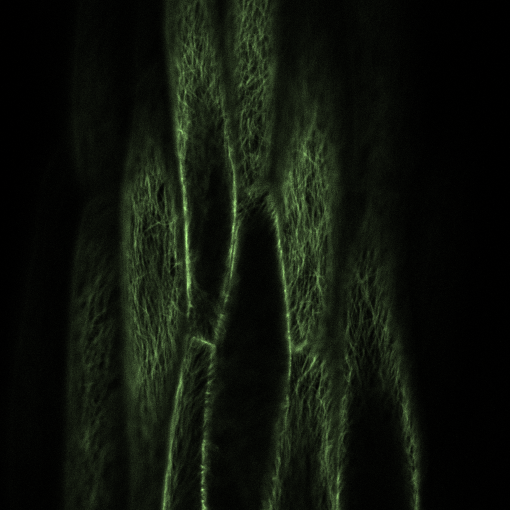
//> input picture in/Image 10.tif, 1020 x 1020 px (shown at 1/2 size)
$ ./main '../in/Image 10.tif'   (built with g++ and OpenCV 4)
//> lines starting //> are read from the running program, lines starting //| are printed output that depends on the picture
#include "opencv2/imgcodecs.hpp"
#include "opencv2/highgui/highgui.hpp"
#include "opencv2/imgproc/imgproc.hpp"

#define _USE_MATH_DEFINES
#include <math.h>
#include <iostream>
#include <Windows.h>
#include <time.h>
#include <fstream>

using namespace cv;
using namespace std;

#define DEG2RAD(x) ((x) * M_PI / 180.0f)
static const Vec3b WHITE(255, 255, 255);
static const Vec3b BLACK(0, 0, 0);
static const Vec3b GREEN(0, 255, 0);
static const Vec3b RED(0, 0, 255);

class LinableImg : public Mat {
	struct Line {
		int white; // while pixels covered by line
		int total; // total pixels covered by line
		bool conflict; // another line already in that place
		Line() : white(0), total(0), conflict(false) {}
	};

	// [60 lines left out: functions _handle, _line, not called in this run]

public:
	LinableImg(const Mat& img) : Mat(img) {
		cvtColor(img, *this, COLOR_GRAY2BGR);
	}

	LinableImg(int width, int height) : Mat(height, width, CV_8UC3, Scalar(0, 0, 0)) {}

	inline void line(int x0, int y0, int x1, int y1, int w, const Vec3b& color) {
		_line(x0, y0, x1, y1, color, w, true);
	}

	// [14 lines left out: functions coverage, count, not called in this run]
};

class IniFile {
	std::string _fileName;
public:
	IniFile(const char* fileName) {
        char curr_dir[MAX_PATH+1];
        GetCurrentDirectoryA(MAX_PATH, &curr_dir[0]);
        _fileName = curr_dir;
        _fileName += "\\";
        _fileName += fileName;
    }

	int getInt(const char* section, const char* name, int defaultVal) {
		return GetPrivateProfileIntA(section, name, defaultVal, _fileName.c_str());
	}

	// [5 lines left out: function getFloat, not called in this run]
};

class AlgoPic {
	int line_length, line_thickness, iterations, angle1, angle2, angle3, angle4;
	float coverage;

	LinableImg bin;
public:
	LinableImg red, green, redGreen;
    int angle_count[360];

	AlgoPic(const Mat& binary) : bin(binary), red(binary.cols, binary.rows),
        green(binary.cols, binary.rows), redGreen(binary.cols, binary.rows) {
            IniFile cfg("params.ini");
            iterations = cfg.getInt("algorithm", "iterations", 10000000);
		    coverage = cfg.getFloat("algorithm", "coverage", "0.7");
		    line_length = cfg.getInt("algorithm", "line_length", 30);
		    line_thickness = cfg.getInt("algorithm", "line_thickness", 1);
            angle1 = cfg.getInt("coloring", "angle1", 315);
            angle2 = cfg.getInt("coloring", "angle2", 45);
            angle3 = cfg.getInt("coloring", "angle3", 135);
            angle4 = cfg.getInt("coloring", "angle4", 225);
            memset(&angle_count[0], 0, 360 * sizeof(int));
    }

	// [25 lines left out: function run, not called in this run]
};

int main(int argc, char** argv) {
	if (argc != 2) {
		std::cout << "Usage: " << argv[0] << " <input file>" << std::endl;
		return 1;
	}

	Mat src, gray, bin, binLines;
	src = imread(argv[1], CV_LOAD_IMAGE_COLOR);
//> src is the input picture: 1020 rows x 1020 cols, CV_8UC3; mean B, G, R 11.7, 20.2, 15.2
	cvtColor(src, gray, COLOR_BGR2GRAY);
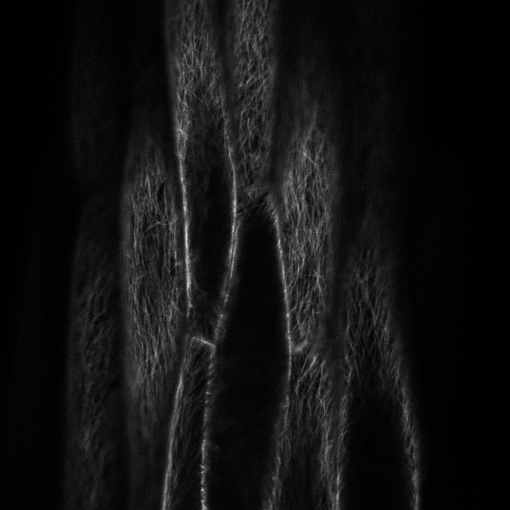
//> gray: 1020 rows x 1020 cols, CV_8UC1 (shown at 1/2 size); min 0, max 223, mean 17.7
	adaptiveThreshold(gray, bin, 255, ADAPTIVE_THRESH_GAUSSIAN_C, THRESH_BINARY, 19, -2);
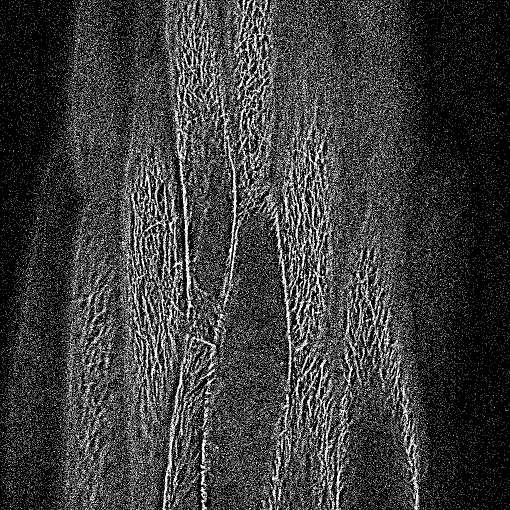
//> bin: 1020 rows x 1020 cols, CV_8UC1 (shown at 1/2 size); 22.6% white in thin lines or dots
	srand(time(NULL));
	AlgoPic algo(bin);
//> (the run ends here: the program needs code that is not available in this run, at `return GetPrivateProfileIntA(section, name, defaultVal, _fileName.c_st..`)

$ run again, on in/Image 24.tif
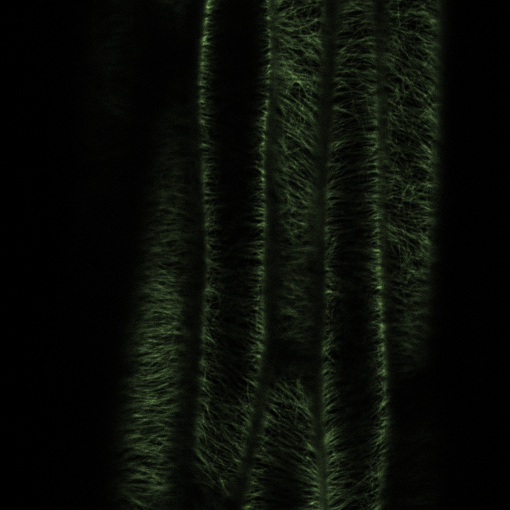
//> input picture in/Image 24.tif, 1020 x 1020 px (shown at 1/2 size)
//> src is the input picture: 1020 rows x 1020 cols, CV_8UC3; mean B, G, R 7.6, 13, 9.8
//> `adaptiveThreshold(gray, bin, 255, ADAPTIVE_THRESH_GAUSSIAN_C, THRESH_B..`:
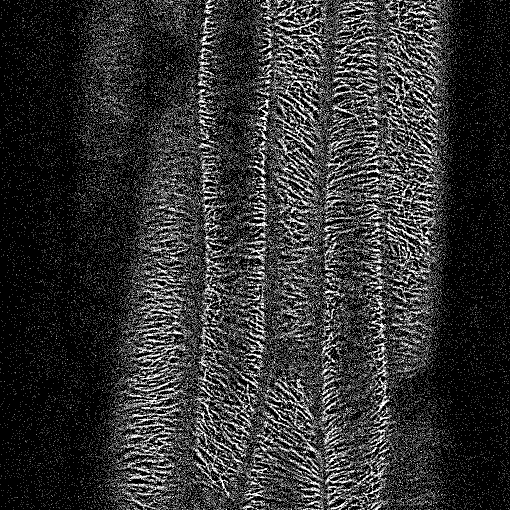
//> bin: 1020 rows x 1020 cols, CV_8UC1 (shown at 1/2 size); 19.6% white in thin lines or dots

$ run again, on in/Image 27.tif
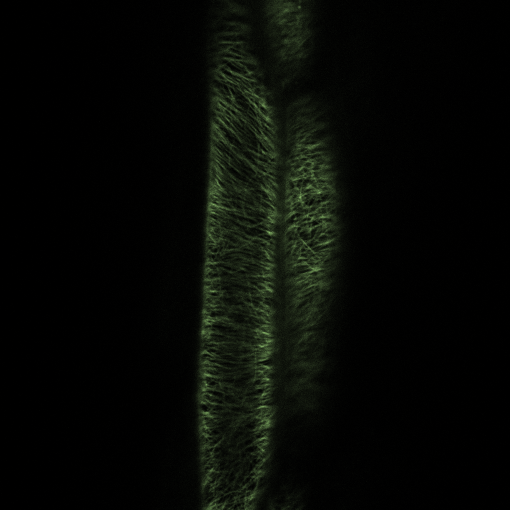
//> input picture in/Image 27.tif, 1020 x 1020 px (shown at 1/2 size)
//> src is the input picture: 1020 rows x 1020 cols, CV_8UC3; mean B, G, R 5.1, 8.8, 6.6
//> `adaptiveThreshold(gray, bin, 255, ADAPTIVE_THRESH_GAUSSIAN_C, THRESH_B..`:
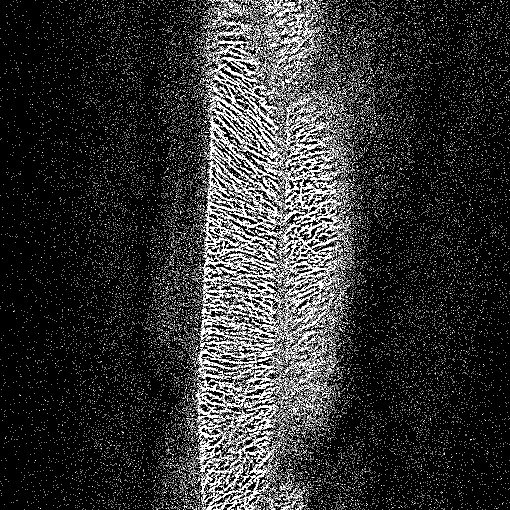
//> bin: 1020 rows x 1020 cols, CV_8UC1 (shown at 1/2 size); 11.5% white in thin lines or dots

$ run again, on in/Image 3.tif
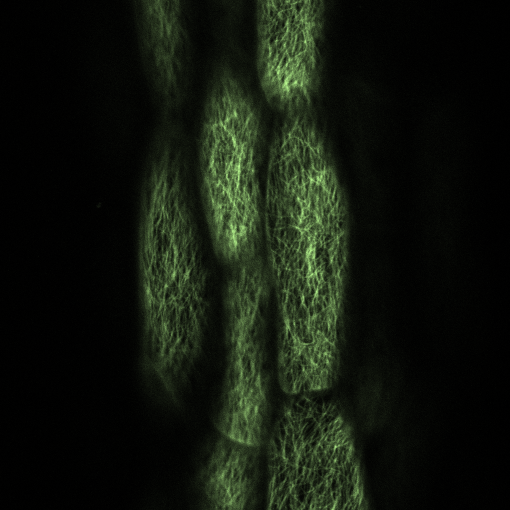
//> input picture in/Image 3.tif, 1020 x 1020 px (shown at 1/2 size)
//> src is the input picture: 1020 rows x 1020 cols, CV_8UC3; mean B, G, R 13.3, 23.1, 17.3
//> `cvtColor(src, gray, COLOR_BGR2GRAY);`:
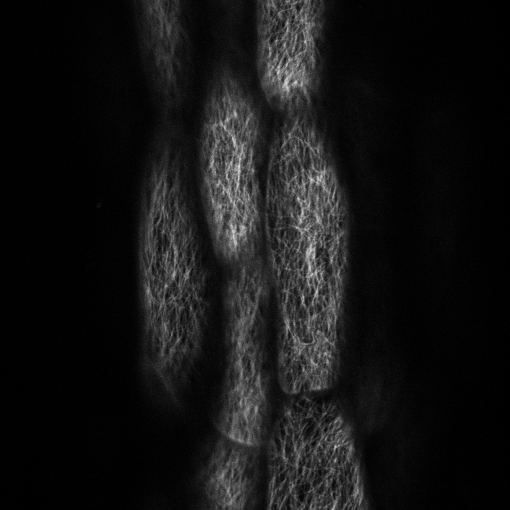
//> gray: 1020 rows x 1020 cols, CV_8UC1 (shown at 1/2 size); min 0, max 223, mean 20.2
//> `adaptiveThreshold(gray, bin, 255, ADAPTIVE_THRESH_GAUSSIAN_C, THRESH_B..`:
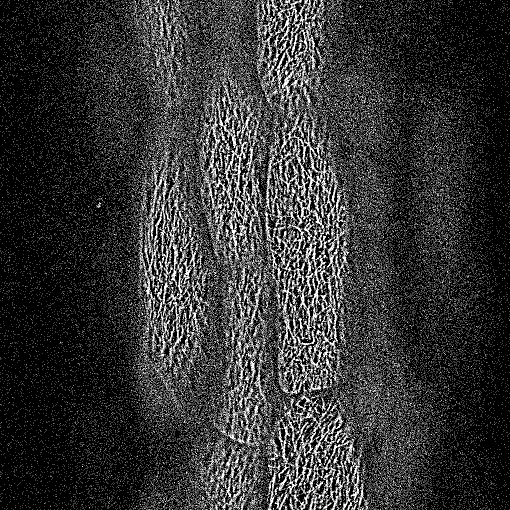
//> bin: 1020 rows x 1020 cols, CV_8UC1 (shown at 1/2 size); 20.5% white in thin lines or dots
